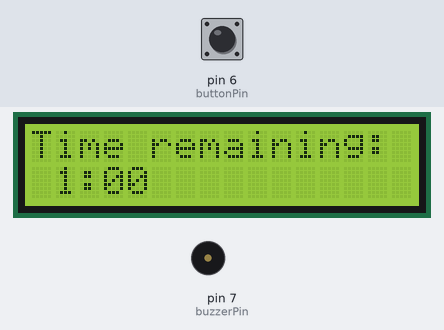
The sketch below on a simulated Arduino Uno, built with avr-gcc and run on an emulated ATmega328P. Shown: 16×2 character LCD, buzzer (waves = sounding, pin HIGH). The test bench sets the inputs (shaded band); at power-on: pin 6 (buttonPin) HIGH.

Above: at 1.2 s.
1.3 s: pin 6 (buttonPin) pulled LOW for 0.15 s
At 2.1 s:
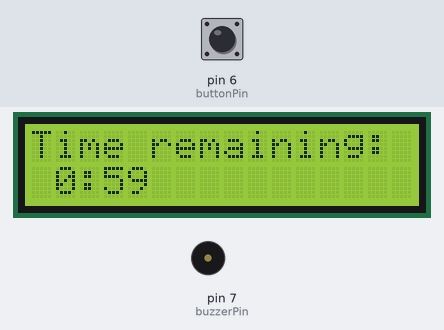
At 4.1 s:
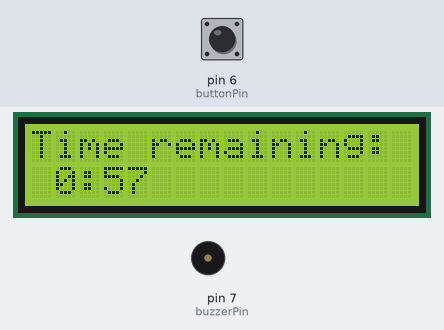
Timing chart, 0 to 5.6 s (numbered marks = the images above; inputs shaded):
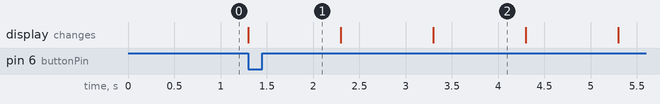

The sketch:

timer.ino
```cpp
#include <LiquidCrystal.h>

const int X_Pin = 1;  // arduino pin for x
const int Y_Pin = 2;  // arduino pin for y
const int Z_Pin = 3;  // arduino pin for z
int X_start;
int Y_start;
int Z_start;
LiquidCrystal lcd(12,11,5,4,3,2);
int minutes = 1;
const int buttonPin = 6;     // the number of the pushbutton pin
int buttonState = 0;
const int buzzerPin = 7;

void setup()
{
  Serial.begin(9600);
  X_start = analogRead(X_Pin);
  Y_start = analogRead(Y_Pin);
  Z_start = analogRead(Z_Pin);
  pinMode(buzzerPin, OUTPUT);
  lcd.begin(16, 2);

  lcd.clear();

  lcd.print("Time remaining: ");
  lcd.setCursor(1,1);
  lcd.print(minutes);
  lcd.setCursor(2,1);
  lcd.print(":");
  lcd.setCursor(3,1);
  lcd.print("00");
  //delay(1000);
  pinMode(buttonPin, INPUT);
}

void loop()
{
  buttonState = digitalRead(buttonPin);

  if (buttonState == LOW){

    minutes--;
    for (int m = minutes ; m >= 0; m--)
    {
      lcd.setCursor(1,1);
      lcd.print(m);

      for ( int s1 = 5 ;  s1 >= 0 ; s1--)
      {
        lcd.setCursor(3,1);
        lcd.print(s1);

        for ( int s2 = 9; s2 >= 0; s2--)
        {
          lcd.setCursor(4,1);
          lcd.print(s2);
          delay(1000);
        }


       }

    }
    lcd.clear();
    lcd.print("Time is up!!");
    tone(buzzerPin, 600, 1000);
    delay(10);
    while (1) {
      if (readdAccelerometer() == 0) {
        Serial.print("Change detected! ");
        break;
      }
      tone(buzzerPin, 600, 1000);
      delay(10);
    }
    exit(0);
  }
}

int readdAccelerometer() {
    int x = analogRead(X_Pin);      // read analog pin for x raw
    int y = analogRead(Y_Pin);      // read analog pin for y raw
    int z = analogRead(Z_Pin);      // read analog pin for z raw
    if ((abs(X_start - x) > 200) || (abs(Y_start - y) > 200) || (abs(Z_start - z) > 200)) {
      return 1;
    } else {
      return 0;
   }
}
```

Measured:
- after the input at 1.3 s, the display: changes at once (image 1)
- what the display in image 2 shows lasts 1.0 s, from 3.3 s to 4.3 s
